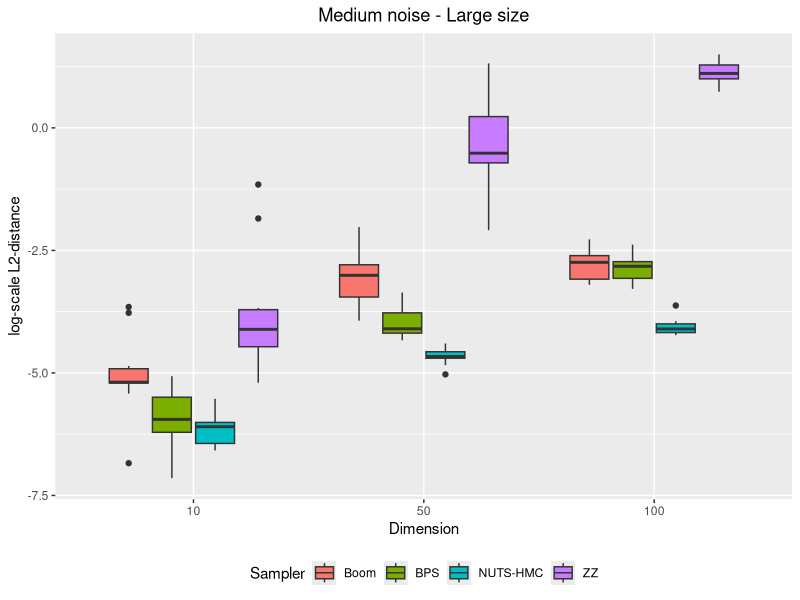

Reproduce this figure in R.
# plot by number of dimensions
library(ggplot2)

distances_bk_d10_n1000_smed = read.csv("distances_bk_d10_n1000_smed.csv")
distances_zz_d10_n1000_smed = read.csv("distances_zz_d10_n1000_smed.csv")
distances_hmc_d10_n1000_smed = read.csv("distances_hmc_d10_n1000_smed.csv")
distances_bps_d10_n1000_smed = read.csv("distances_bps_d10_n1000_smed.csv")
distances_bk_d50_n1000_smed = read.csv("distances_bk_d50_n1000_smed.csv")
distances_zz_d50_n1000_smed = read.csv("distances_zz_d50_n1000_smed.csv")
distances_hmc_d50_n1000_smed = read.csv("distances_hmc_d50_n1000_smed.csv")
distances_bps_d50_n1000_smed = read.csv("distances_bps_d50_n1000_smed.csv")
distances_bk_d100_n10000_smed = read.csv("distances_bk_d100_n10000_smed.csv")
distances_zz_d100_n10000_smed = read.csv("distances_zz_d100_n10000_smed.csv")
distances_hmc_d100_n10000_smed = read.csv("distances_hmc_d100_n10000_smed.csv")
distances_bps_d100_n10000_smed = read.csv("distances_bps_d100_n10000_smed.csv")

#dataframe creation 
distances_d10 = c(distances_bk_d10_n1000_smed$X0,distances_bps_d10_n1000_smed$X0,distances_zz_d10_n1000_smed$X0,distances_hmc_d10_n1000_smed$X0)
distances_d50 = c(distances_bk_d50_n1000_smed$X0,distances_bps_d50_n1000_smed$X0,distances_zz_d50_n1000_smed$X0,distances_hmc_d50_n1000_smed$X0)
distances_d100 = c(distances_bk_d100_n10000_smed$X0,distances_bps_d100_n10000_smed$X0,distances_zz_d100_n10000_smed$X0,distances_hmc_d100_n10000_smed$X0)
distances_val = log(c(distances_d10, distances_d50, distances_d100))
distances = c("10", "50", "100")
d_val = rep(distances, each=40)
samplers = c("Boom", "BPS", "ZZ", "NUTS-HMC")
s_val = c(rep(samplers, each=10),rep(samplers, each=10),rep(samplers, each=10))

df = data.frame(d_val, distances_val, s_val)

#plot 
png("distances_by_dimension_nmed_smed.png", units="in", width=5, height=5, res=600)
ggplot(df, aes(x=factor(d_val, level=c("10", "50", "100")), y=distances_val, fill=s_val)) + 
  geom_boxplot() + xlab("Dimension") + ylab("log-scale L2-distance") + ggtitle("Medium noise - Large size")+ labs(fill='Sampler') + theme(plot.title = element_text(hjust = 0.5), legend.position="bottom")
dev.off()